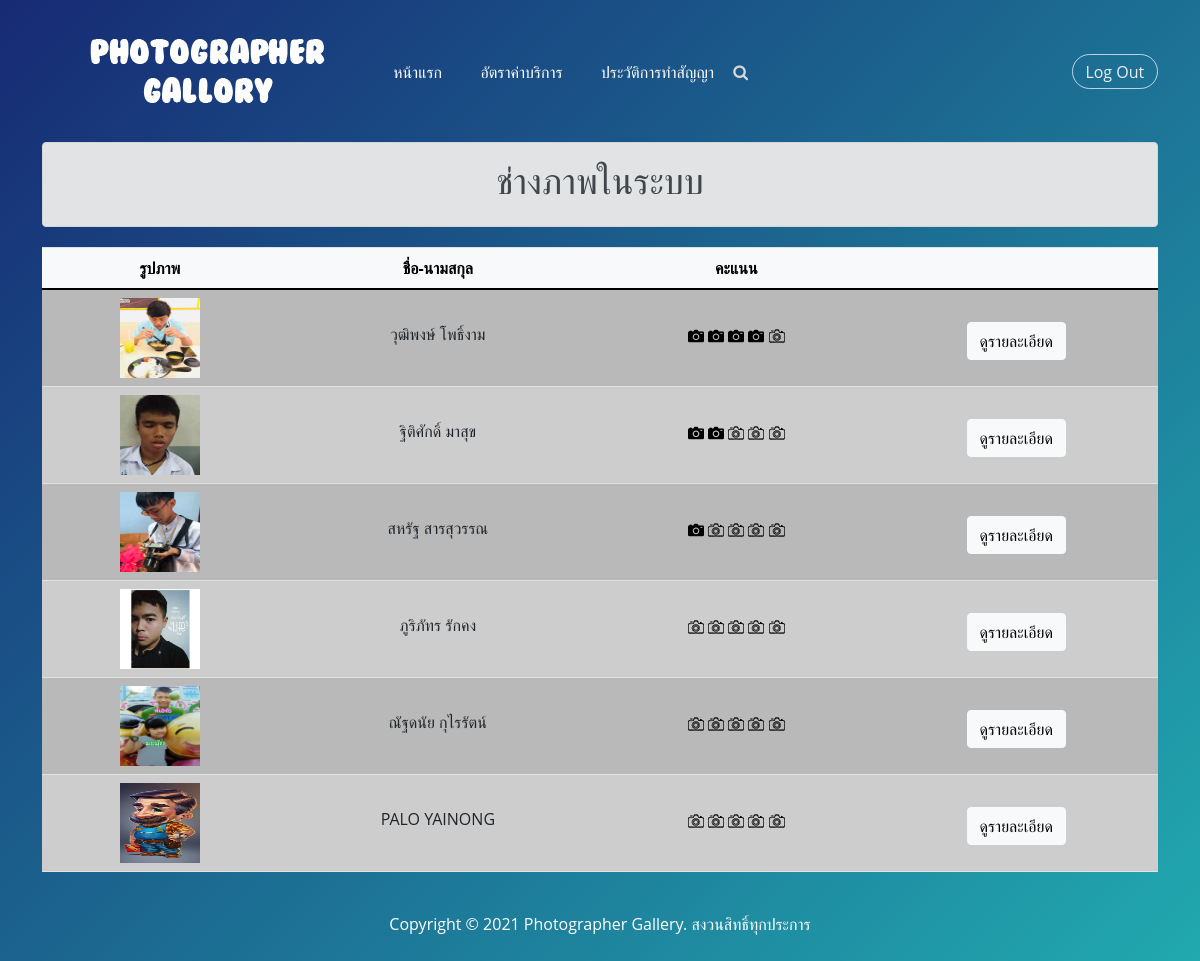
The app's page /index.php/photographer_controller/photographer_cus with its own data.
### tables this page shows
CREATE TABLE `photographer` (
  `ptg_id` int(10) NOT NULL,
  `ptg_img` varchar(255) DEFAULT NULL,
  `ptg_firstname` varchar(30) NOT NULL,
  `ptg_lastname` varchar(30) NOT NULL,
  `ptg_nickname` varchar(30) NOT NULL,
  `sex` varchar(6) DEFAULT NULL,
  `ptg_email` varchar(50) NOT NULL,
  `ptg_password` varchar(30) NOT NULL,
  `ptg_phone` varchar(10) NOT NULL,
  `ptg_score` int(5) NOT NULL
);

### application/controllers/Photographer_Controller.php (called while the page is built, shortened)
<?php
class Photographer_Controller extends CI_Controller
{
	function __construct()
	{
		$this->load->library('session', 'database');
		$this->load->model('Customer_Model', 'CTM');
		$this->load->model('Photographer_Model', 'PTM');
		$this->load->model('Contract_Model', 'CM');
		$this->load->model('Payment_Model', 'PMM');
	}
	public function photographer_cus()
	{
		$photographer = new Photographer_Model;
		$data['photographer'] = $photographer->getphotographer();
		$this->load->view('header_cus');
		$this->load->view('listphotographer_cus', $data);
		$this->load->view('footer');
	}
}

### index.php (called while the page is built, shortened)
<?php
require_once BASEPATH.'core/CodeIgniter.php';

### application/models/Photographer_Model.php (called while the page is built, shortened)
<?php
class Photographer_Model extends CI_Model {
    function getphotographer()
    {
        $query = $this->db->query("SELECT * FROM `photographer` ORDER BY `photographer`.`ptg_score` DESC");
        return $query->result();
    }
}

### application/views/listphotographer_cus.php (the view, shortened to what this page needs)
<!DOCTYPE html>
<html lang="en">
<head>
  <link rel="stylesheet" href="<?php echo base_url('public'); ?>/getphotographer.css">
  <link rel="stylesheet" href="<?php echo base_url('public'); ?>/history.css">
</head>
<body>
  <div class="container">
    <div class="alert alert-secondary" role="alert">
      <h1>ช่างภาพในระบบ</h1>
    </div>
    <table style="background: #cdcdcd;" class="table table-striped table-hover" id="users-list">
      <thead class="table-light">
        <tr>
          <th scope="col">รูปภาพ</th>
          <th scope="col">ชื่อ-นามสกุล</th>
          <th scope="col">คะแนน</th>
          <th scope="col"></th>
        </tr>
      </thead>
      <tbody>
        <?php foreach ($photographer as $item) : ?>
          <tr>
            <td id="center"><img src="<?= base_url('img/' . $item->ptg_img) ?>" height="80" width="80" alt="Photographer Img"></td>
            <td id="center"><br><?= $item->ptg_firstname ?> <?= $item->ptg_lastname ?></td>
            <td id="center">
              <?php
              if ($item->ptg_score >= 30) { ?>
                <br><img src="<?php echo base_url('img'); ?>/icon.png" alt="">
              <?php
              } else { ?>
                <br><img src="<?php echo base_url('img'); ?>/icon1.png" alt="">
              <?php }; ?>
              <?php
              if ($item->ptg_score >= 60) { ?>
                <img src="<?php echo base_url('img'); ?>/icon.png" alt="">
              <?php
              } else { ?>
                <img src="<?php echo base_url('img'); ?>/icon1.png" alt="">
              <?php }; ?>
              <?php
              if ($item->ptg_score >= 90) { ?>
                <img src="<?php echo base_url('img'); ?>/icon.png" alt="">
              <?php
              } else { ?>
                <img src="<?php echo base_url('img'); ?>/icon1.png" alt="">
              <?php }; ?>
              <?php
              if ($item->ptg_score >= 120) { ?>
                <img src="<?php echo base_url('img'); ?>/icon.png" alt="">
              <?php
              } else { ?>
                <img src="<?php echo base_url('img'); ?>/icon1.png" alt="">
              <?php }; ?>
              <?php
              if ($item->ptg_score >= 150) { ?>
                <img src="<?php echo base_url('img'); ?>/icon.png" alt="">
              <?php
              } else { ?>
                <img src="<?php echo base_url('img'); ?>/icon1.png" alt="">
              <?php }; ?>
            </td>
            <form action="./showphotographer_cus" method="POST">
              <td id="center">
                <input class="btn btn-info" type="text" name="ptg_id" value="<?php echo $item->ptg_id ?>" hidden><br>
                <input class="btn btn-light" type="submit" value="ดูรายละเอียด">
              </td>
            </form>
          </tr>
        <?php endforeach; ?>
      </tbody>
    </table>
  </div>
</body>
</html>

### public/getphotographer.css (style rules this page uses)
* { padding: 0; margin: 0; box-sizing: border-box; }

### public/history.css (style rules this page uses)
* { margin: 0; padding: 0; font-family: 'Open Sans', sans-serif; }
.table { margin-top: 20px; }
h1 { text-align: center; font-size: 36px; }
th { text-align: center; }
#center { text-align: center; }

### records on screen
photographer: ptg_img (picture), ptg_firstname "วุฒิพงษ์", ptg_lastname "โพธิ์งาม"
photographer: ptg_img (picture), ptg_firstname "ฐิติศักดิ์", ptg_lastname "มาสุข"
photographer: ptg_img (picture), ptg_firstname "สหรัฐ", ptg_lastname "สารสุวรรณ"
photographer: ptg_img (picture), ptg_firstname "ภูริภัทร", ptg_lastname "รักคง", ptg_score 0 (drawn)
photographer: ptg_img (picture), ptg_firstname "ณัฐดนัย", ptg_lastname "กุไรรัตน์", ptg_score 0 (drawn)
photographer: ptg_img (picture), ptg_firstname "PALO", ptg_lastname "YAINONG", ptg_score 0 (drawn)
